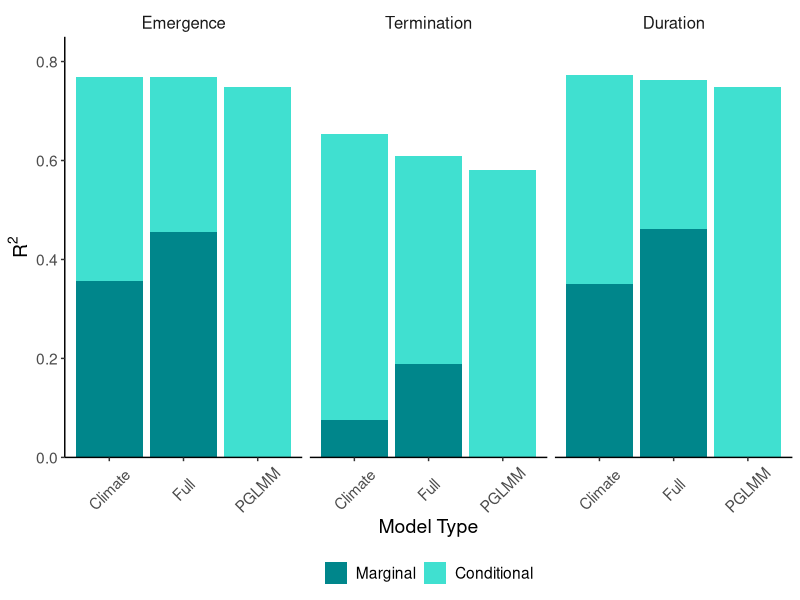
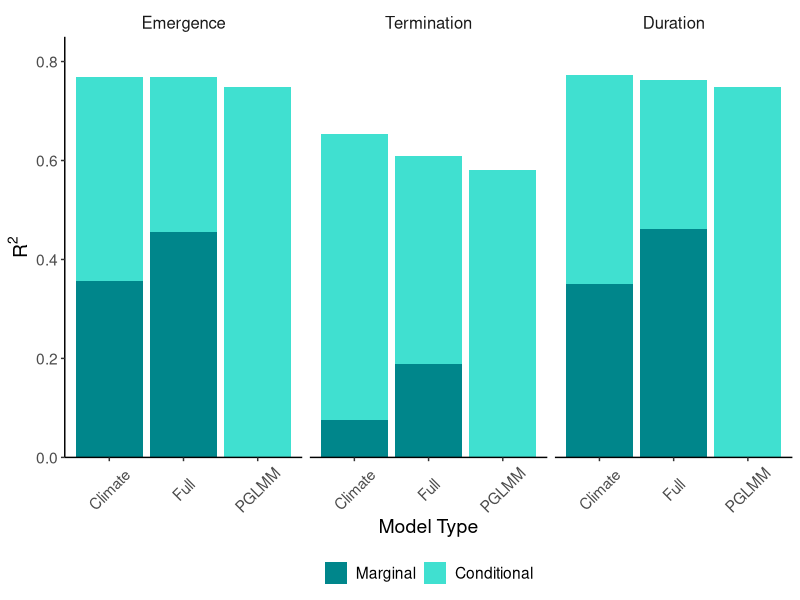

The R script that drew these images, in order:
library(dplyr)
library(ggplot2)

# pulling R2 values from LMM models


## Onset
# Climate only models
# R2m R2c 0.3560002 0.7688878

#Climate and Traits
# R2m R2c 0.454863 0.7679138

## Offset
# climate only models
# 0.07578981 0.6529253

#Climate and traits
# 0.1879277 0.609447

## Duration
# climate only model
# 0.3504058 0.7737233

# climate and traits
# 0.4622136 0.7623328

#### PGLMMs
#Onset #0.748
#Offset # 0.580
#Duration # 0.749

r2s <- data.frame(model = c("Emergence", "Emergence", "Emergence", "Emergence", "Emergence", 
                            "Termination", "Termination", "Termination","Termination", "Termination",
                            "Duration", "Duration", "Duration", "Duration", "Duration"),
                  model_type = c("Climate", "Climate", "Full", "Full", "PGLMM", 
                                 "Climate", "Climate", "Full", "Full", "PGLMM", 
                                 "Climate", "Climate", "Full", "Full", "PGLMM"),
                  R2_type = c("Marginal", "Conditional", "Marginal", "Conditional", "Conditional",
                              "Marginal", "Conditional", "Marginal", "Conditional", "Conditional",
                              "Marginal", "Conditional", "Marginal", "Conditional", "Conditional"),
                  R2 = c(0.3560002, 0.7688878, 0.454863, 0.7679138, 0.748,
                         0.07578981, 0.6529253, 0.1879277, 0.609447, 0.580,
                         0.3504058, 0.7737233, 0.4622136, 0.7623328, 0.749))

mdf <- r2s %>% 
  mutate(model = factor(model, levels = c("Emergence", "Termination", "Duration")))

R2_plot <- ggplot() + 
  # Plot conditional
  geom_bar( mdf,
    stat = "identity",
    position = "identity",
    mapping = aes(x = model_type, y = R2, fill = R2_type)
    ) +
  geom_bar( filter(mdf, R2_type == "Marginal"),
            stat = "identity",
            position = "identity",
            mapping = aes(x = model_type, y = R2, fill = R2_type)
  ) +
  scale_y_continuous(
    name = expression(R^2),
    limits = c(0,0.85) ,
    expand = c(0,0)
    ) +
  scale_x_discrete(
    name = "Model Type"
  ) +
  theme_classic() +
  facet_wrap(~model) +
  scale_fill_manual(values = c("turquoise", "turquoise4"), 
                    guide=guide_legend(reverse=T)) +
  theme(
    strip.background = element_blank(),
    axis.text.x = element_text(angle = 45, vjust = 0.5, size = 11),
    strip.text.x = element_text(size = 12),
    text = element_text(size = 14),
    legend.title = element_blank(),
    legend.position = "bottom"
  )

R2_plot

ggsave(plot = R2_plot, filename = "Figures/R2.png",
       width = 5, height = 4)
